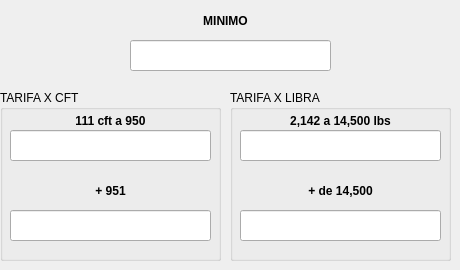
      <widget class="QWidget" name="tab_17">
       <attribute name="title">
        <string>TARIFA LCL</string>
       </attribute>
       <widget class="QLabel" name="label_59">
        <property name="geometry">
         <rect>
          <x>190</x>
          <y>10</y>
          <width>71</width>
          <height>21</height>
         </rect>
        </property>
        <property name="font">
         <font>
          <pointsize>9</pointsize>
          <weight>75</weight>
          <bold>true</bold>
         </font>
        </property>
        <property name="text">
         <string>MINIMO</string>
        </property>
        <property name="alignment">
         <set>Qt::AlignCenter</set>
        </property>
       </widget>
       <widget class="QLineEdit" name="lineEdit_bodega_minimo">
        <property name="geometry">
         <rect>
          <x>130</x>
          <y>40</y>
          <width>201</width>
          <height>31</height>
         </rect>
        </property>
       </widget>
       <widget class="QGroupBox" name="groupBox_14">
        <property name="geometry">
         <rect>
          <x>0</x>
          <y>90</y>
          <width>221</width>
          <height>171</height>
         </rect>
        </property>
        <property name="title">
         <string>TARIFA X CFT </string>
        </property>
        <widget class="QLineEdit" name="lineEdit_bodega_950mas">
         <property name="geometry">
          <rect>
           <x>10</x>
           <y>120</y>
           <width>201</width>
           <height>31</height>
          </rect>
         </property>
        </widget>
        <widget class="QLineEdit" name="lineEdit_bodega_111a950">
         <property name="geometry">
          <rect>
           <x>10</x>
           <y>40</y>
           <width>201</width>
           <height>31</height>
          </rect>
         </property>
        </widget>
        <widget class="QLabel" name="label_61">
         <property name="geometry">
          <rect>
           <x>10</x>
           <y>90</y>
           <width>201</width>
           <height>21</height>
          </rect>
         </property>
         <property name="font">
          <font>
           <pointsize>9</pointsize>
           <weight>75</weight>
           <bold>true</bold>
          </font>
         </property>
         <property name="text">
          <string>+ 951</string>
         </property>
         <property name="alignment">
          <set>Qt::AlignCenter</set>
         </property>
        </widget>
        <widget class="QLabel" name="label_62">
         <property name="geometry">
          <rect>
           <x>10</x>
           <y>20</y>
           <width>201</width>
           <height>21</height>
          </rect>
         </property>
         <property name="font">
          <font>
           <pointsize>9</pointsize>
           <weight>75</weight>
           <bold>true</bold>
          </font>
         </property>
         <property name="text">
          <string>111 cft a 950</string>
         </property>
         <property name="alignment">
          <set>Qt::AlignCenter</set>
         </property>
        </widget>
       </widget>
       <widget class="QGroupBox" name="groupBox_15">
        <property name="geometry">
         <rect>
          <x>230</x>
          <y>90</y>
          <width>221</width>
          <height>171</height>
         </rect>
        </property>
        <property name="title">
         <string>TARIFA X LIBRA </string>
        </property>
        <widget class="QLineEdit" name="lineEdit_bodega_14500">
         <property name="geometry">
          <rect>
           <x>10</x>
           <y>120</y>
           <width>201</width>
           <height>31</height>
          </rect>
         </property>
        </widget>
        <widget class="QLabel" name="label_63">
         <property name="geometry">
          <rect>
           <x>10</x>
           <y>20</y>
           <width>201</width>
           <height>21</height>
          </rect>
         </property>
         <property name="font">
          <font>
           <pointsize>9</pointsize>
           <weight>75</weight>
           <bold>true</bold>
          </font>
         </property>
         <property name="text">
          <string>2,142 a 14,500 lbs</string>
         </property>
         <property name="alignment">
          <set>Qt::AlignCenter</set>
         </property>
        </widget>
        <widget class="QLabel" name="label_64">
         <property name="geometry">
          <rect>
           <x>10</x>
           <y>90</y>
           <width>201</width>
           <height>21</height>
          </rect>
         </property>
         <property name="font">
          <font>
           <pointsize>9</pointsize>
           <weight>75</weight>
           <bold>true</bold>
          </font>
         </property>
         <property name="text">
          <string>+ de 14,500</string>
         </property>
         <property name="alignment">
          <set>Qt::AlignCenter</set>
         </property>
        </widget>
        <widget class="QLineEdit" name="lineEdit_bodega_2142a14500">
         <property name="geometry">
          <rect>
           <x>10</x>
           <y>40</y>
           <width>201</width>
           <height>31</height>
          </rect>
         </property>
        </widget>
       </widget>
      </widget>
